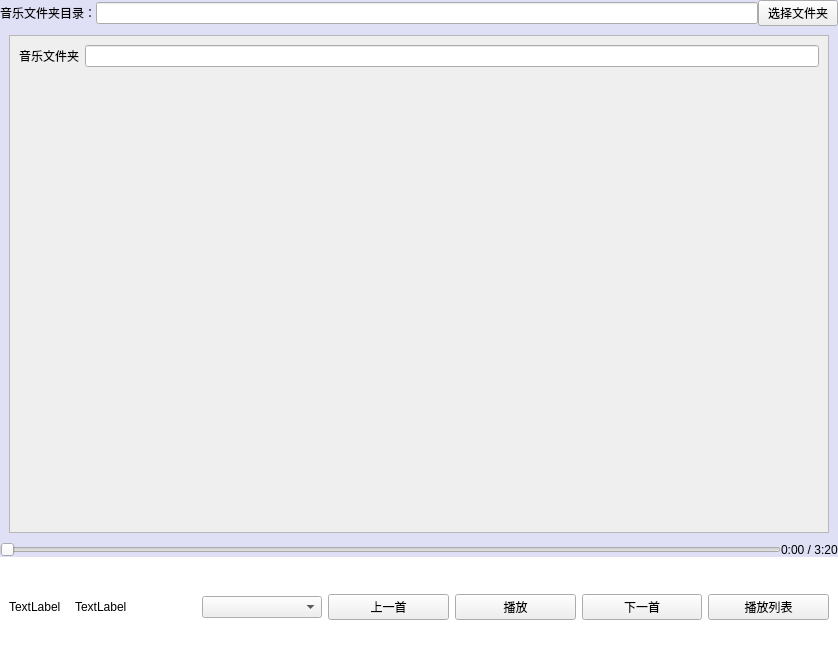
<?xml version="1.0" encoding="UTF-8"?>
<ui version="4.0">
 <class>mainWindow</class>
 <widget class="QWidget" name="mainWindow">
  <property name="geometry">
   <rect>
    <x>0</x>
    <y>0</y>
    <width>838</width>
    <height>657</height>
   </rect>
  </property>
  <property name="windowTitle">
   <string>Form</string>
  </property>
  <property name="styleSheet">
   <string notr="true">#mainWindow{
	background-color: #dfe0f5;
}</string>
  </property>
  <layout class="QVBoxLayout" name="verticalLayout" stretch="1,14,0,0">
   <property name="spacing">
    <number>0</number>
   </property>
   <property name="sizeConstraint">
    <enum>QLayout::SizeConstraint::SetDefaultConstraint</enum>
   </property>
   <property name="leftMargin">
    <number>0</number>
   </property>
   <property name="topMargin">
    <number>0</number>
   </property>
   <property name="rightMargin">
    <number>0</number>
   </property>
   <property name="bottomMargin">
    <number>0</number>
   </property>
   <item>
    <layout class="QHBoxLayout" name="horizontalLayout">
     <item>
      <widget class="QLabel" name="label">
       <property name="text">
        <string>音乐文件夹目录：</string>
       </property>
      </widget>
     </item>
     <item>
      <widget class="QLineEdit" name="musicFolderPathLine">
       <property name="readOnly">
        <bool>true</bool>
       </property>
      </widget>
     </item>
     <item>
      <widget class="QPushButton" name="selectMusicFolderButton">
       <property name="text">
        <string>选择文件夹</string>
       </property>
      </widget>
     </item>
    </layout>
   </item>
   <item>
    <widget class="QStackedWidget" name="stackedWidget">
     <property name="currentIndex">
      <number>1</number>
     </property>
     <widget class="QWidget" name="page">
      <layout class="QVBoxLayout" name="verticalLayout_2">
       <property name="leftMargin">
        <number>0</number>
       </property>
       <property name="topMargin">
        <number>0</number>
       </property>
       <property name="rightMargin">
        <number>0</number>
       </property>
       <property name="bottomMargin">
        <number>0</number>
       </property>
       <item>
        <widget class="QListWidget" name="songList"/>
       </item>
      </layout>
     </widget>
     <widget class="QWidget" name="page_2">
      <layout class="QVBoxLayout" name="verticalLayout_3">
       <item>
        <widget class="QScrollArea" name="scrollArea">
         <property name="widgetResizable">
          <bool>true</bool>
         </property>
         <widget class="QWidget" name="scrollAreaWidgetContents">
          <property name="geometry">
           <rect>
            <x>0</x>
            <y>0</y>
            <width>816</width>
            <height>481</height>
           </rect>
          </property>
          <layout class="QVBoxLayout" name="verticalLayout_4">
           <item>
            <layout class="QFormLayout" name="formLayout">
             <item row="0" column="0">
              <widget class="QLabel" name="Label">
               <property name="text">
                <string>音乐文件夹</string>
               </property>
              </widget>
             </item>
             <item row="0" column="1">
              <widget class="QLineEdit" name="LineEdit"/>
             </item>
            </layout>
           </item>
          </layout>
         </widget>
        </widget>
       </item>
      </layout>
     </widget>
    </widget>
   </item>
   <item>
    <layout class="QHBoxLayout" name="horizontalLayout_3">
     <item>
      <widget class="QSlider" name="songProgressSlider">
       <property name="orientation">
        <enum>Qt::Orientation::Horizontal</enum>
       </property>
      </widget>
     </item>
     <item>
      <widget class="QLabel" name="songProgressLabel">
       <property name="text">
        <string>0:00 / 3:20</string>
       </property>
      </widget>
     </item>
    </layout>
   </item>
   <item>
    <widget class="QWidget" name="bottomPanel" native="true">
     <property name="minimumSize">
      <size>
       <width>0</width>
       <height>100</height>
      </size>
     </property>
     <property name="maximumSize">
      <size>
       <width>16777215</width>
       <height>100</height>
      </size>
     </property>
     <property name="autoFillBackground">
      <bool>false</bool>
     </property>
     <property name="styleSheet">
      <string notr="true">#bottomPanel{
	background: #fff;
}</string>
     </property>
     <layout class="QHBoxLayout" name="horizontalLayout_4">
      <property name="leftMargin">
       <number>9</number>
      </property>
      <property name="topMargin">
       <number>0</number>
      </property>
      <property name="rightMargin">
       <number>9</number>
      </property>
      <property name="bottomMargin">
       <number>0</number>
      </property>
      <item>
       <widget class="QLabel" name="currentSongCover">
        <property name="minimumSize">
         <size>
          <width>60</width>
          <height>0</height>
         </size>
        </property>
        <property name="maximumSize">
         <size>
          <width>60</width>
          <height>16777215</height>
         </size>
        </property>
        <property name="text">
         <string>TextLabel</string>
        </property>
       </widget>
      </item>
      <item>
       <widget class="QLabel" name="currentSongTitle">
        <property name="text">
         <string>TextLabel</string>
        </property>
       </widget>
      </item>
      <item>
       <widget class="QComboBox" name="playModeComboBox">
        <property name="placeholderText">
         <string/>
        </property>
       </widget>
      </item>
      <item>
       <widget class="QPushButton" name="prevSongButton">
        <property name="text">
         <string>上一首</string>
        </property>
       </widget>
      </item>
      <item>
       <widget class="QPushButton" name="playOrPausedButton">
        <property name="text">
         <string>播放</string>
        </property>
       </widget>
      </item>
      <item>
       <widget class="QPushButton" name="nextSongButton">
        <property name="text">
         <string>下一首</string>
        </property>
       </widget>
      </item>
      <item>
       <widget class="QPushButton" name="showPlaylistButton">
        <property name="text">
         <string>播放列表</string>
        </property>
       </widget>
      </item>
     </layout>
    </widget>
   </item>
  </layout>
 </widget>
 <resources/>
 <connections/>
</ui>
